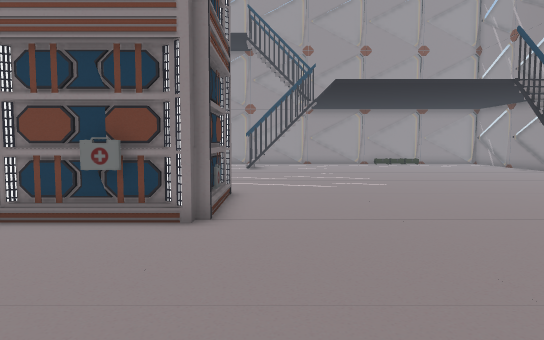
view 1 (above)

21 first-person views from a walk through a Unity game level. The camera is 1.5 m above the floor, tilts 4° down and sees 70° across. Doors are open. The floor is counted in squares, 1 m on a side. Each view is taken from the middle of a square. On the plan, view 1 faces up. The plan holds only what a view shows up to about 17 squares ahead; the rest is blank. The place goes on beyond the plan. Some animated figures are left out.

view 2
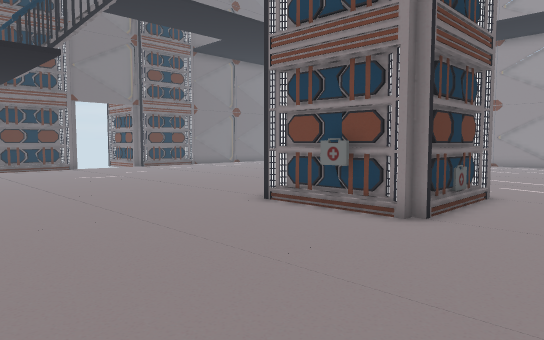

view 3
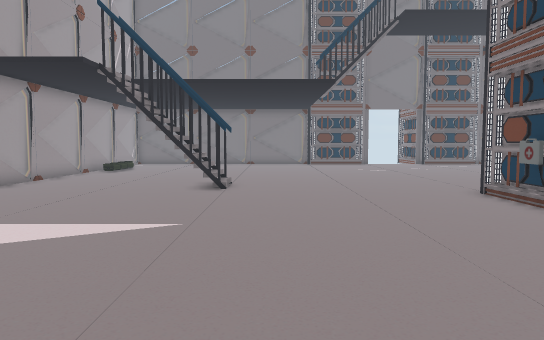

view 4
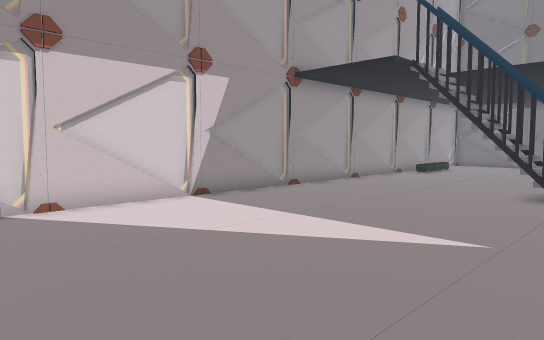

view 5
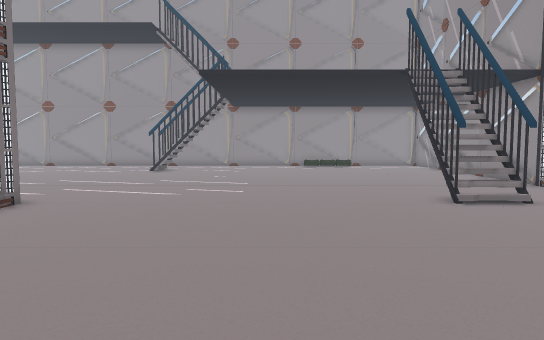

view 6
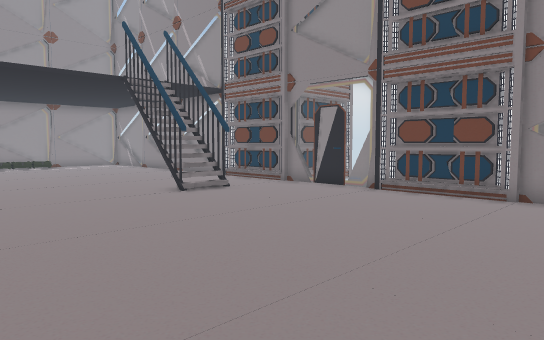

view 7
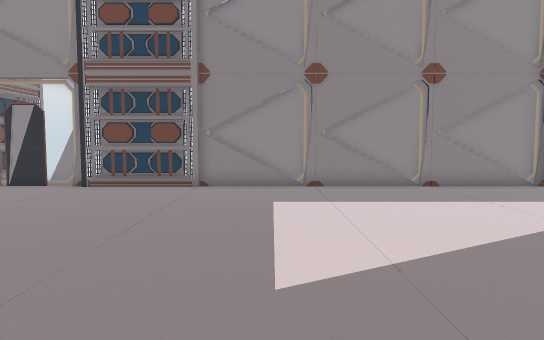

view 8
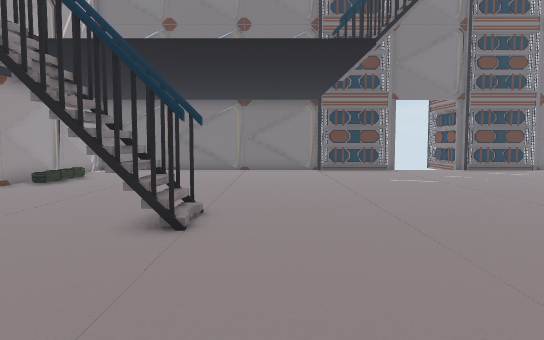

view 9
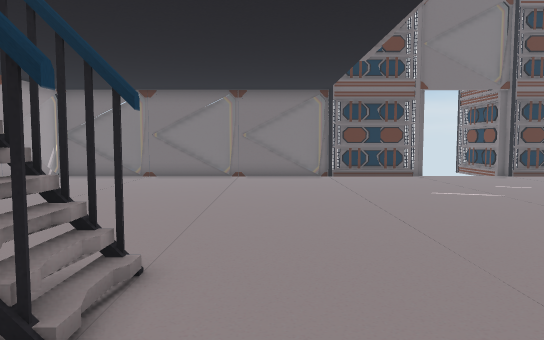

view 10
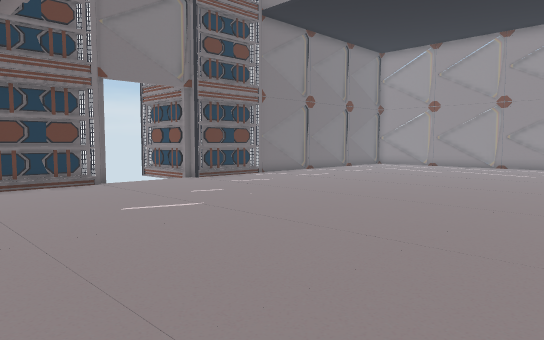

view 11
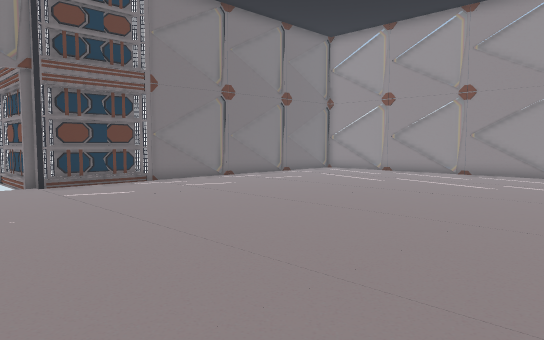

view 12
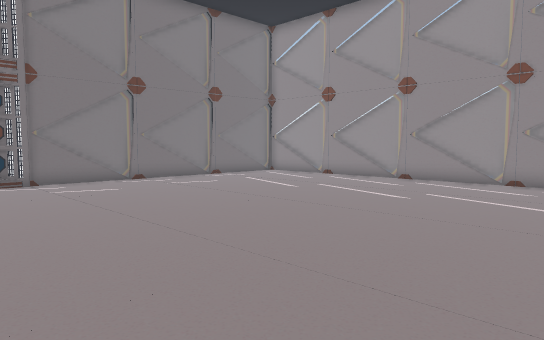

view 13
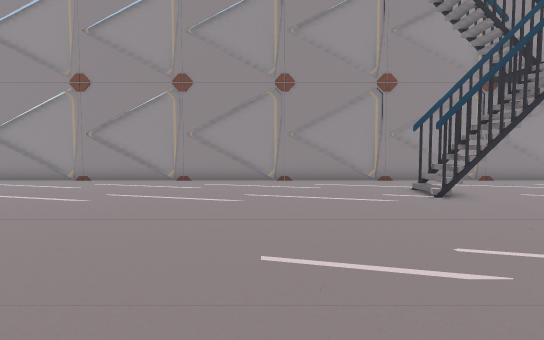

view 14
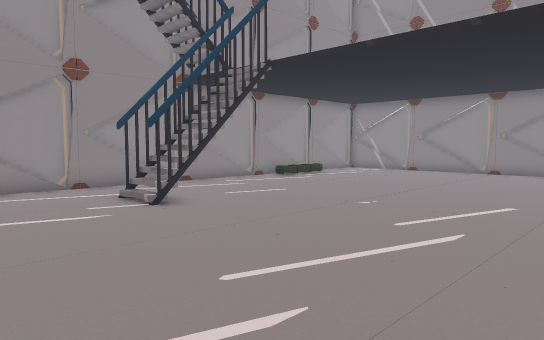

view 15
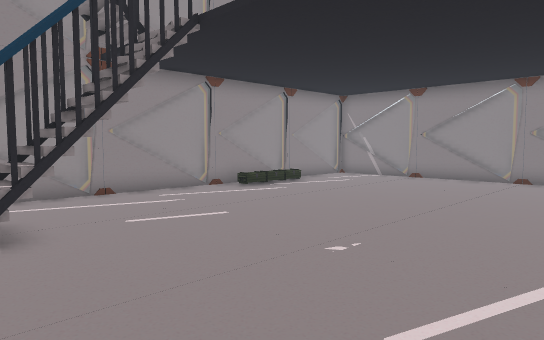

view 16
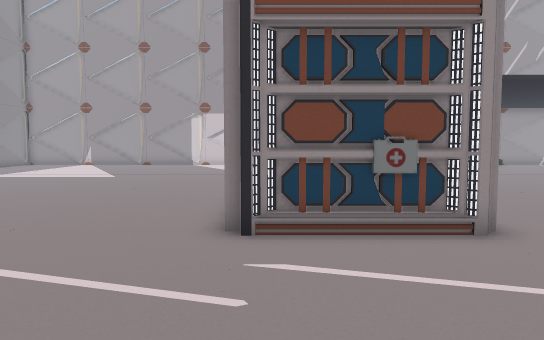

view 17
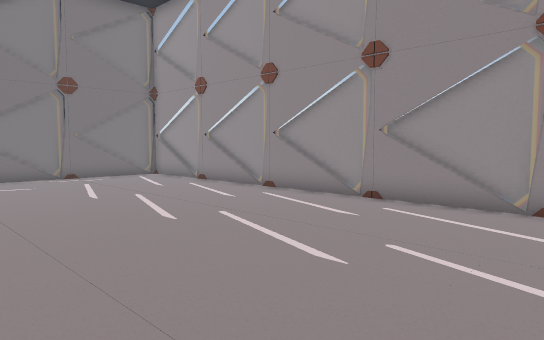

view 18
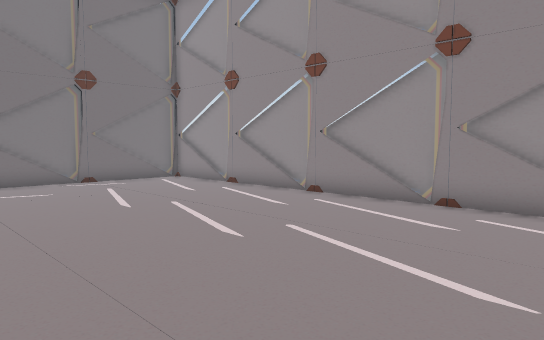

view 19
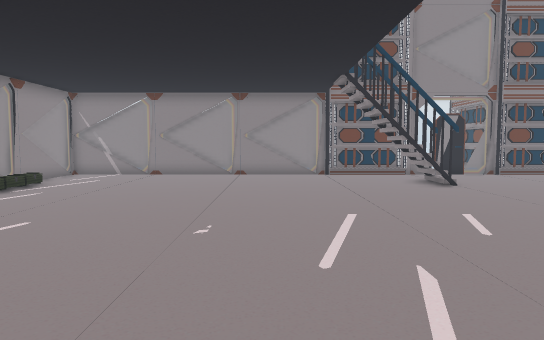

view 20
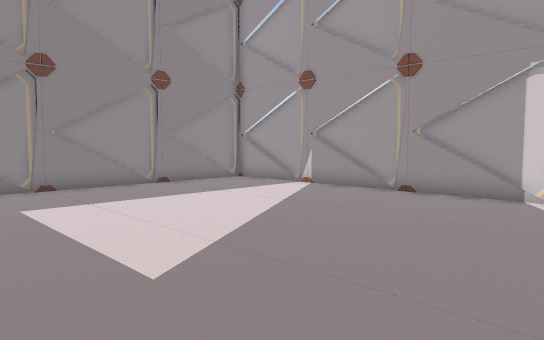

view 21
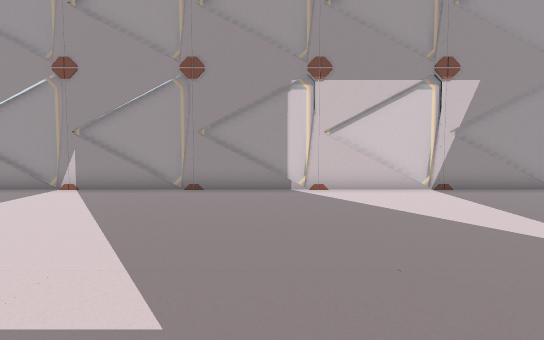

### Floor plan
Key: @ floor where view 1 was taken; # wall or solid block; . floor; D open door; = window, fence, low wall or low ledge; T thing the floor can be seen under or through; O other object.
Columns run from 24 left of view 1 to 17 right of it. Each row starts with its distance up from view 1.
 28   #===================================
 27   =...................................
 26   =...................................
 25   =...................................
 24   =....................TT..............=
 23   =....................TT..............=
 22   =....................................=
 21   =....................................=
 20   =....................................=
 19   =....................................=
 18   =....................................=
 17   =....................................=
 16    ....................................
 15   #O..................................O
 14    O............. ....................O
 13    O............. ................##..O
 12   OO............. .OOOO...........##..OO
 11 OOOD..............OO###O...............OOO
 10   DD..............    #O...............=
  9   DD..............    #O...............#
  8 OOOD..............    OO...............OOO
  7   #O...............OOOO...............OO
  6    O..................................O
  5    O..................................O
  4    O..................................OO
  3    ....................................O
  2    ....................................=
  1    ....................................=
  0    .....................@..............=
 -1    .............TT.....................=
 -2    .............TT.....................=
 -3    .............TT.....................=
 -4    ....................................=
 -5    ....................................=
 -6    ....................................=
 -7    ... ................................=
 -8          ..............................=
 -9    ========  ==========================#

Positions as (right, up) in squares from view 1, and headings:
1: (0, 0), facing up
2: (2, 0), facing up-left
3: (6, 1), facing left
4: (5, 1), facing down-left
5: (5, 2), facing up
6: (3, 1), facing up-right
7: (1, 1), facing right
8: (0, 1), facing left
9: (-4, 1), facing left
10: (-7, 2), facing up-left
11: (-7, 8), facing up-left
12: (-6, 12), facing up-left
13: (-6, 12), facing up
14: (-6, 14), facing up-right
15: (-2, 16), facing up-right
16: (-2, 18), facing down
17: (-4, 18), facing up-left
18: (-6, 18), facing up-left
19: (-4, 18), facing right
20: (1, 3), facing down-right
21: (4, 4), facing down
